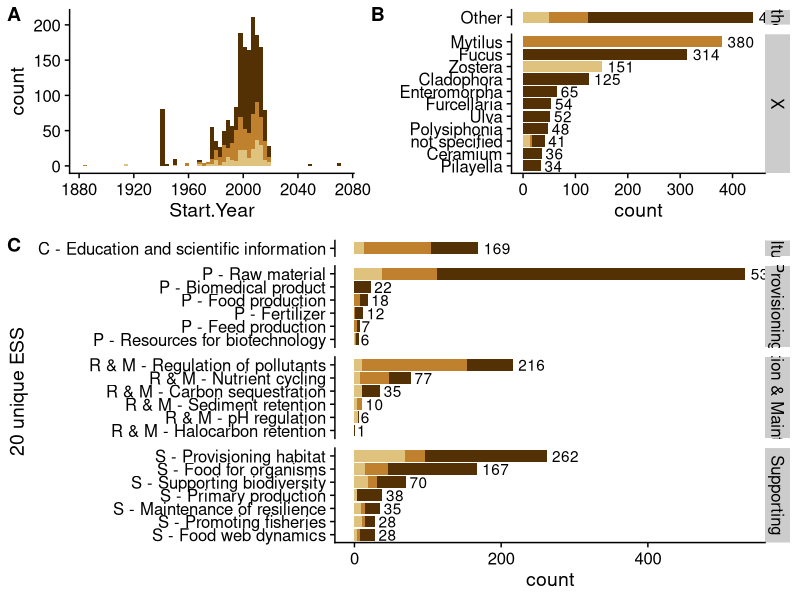
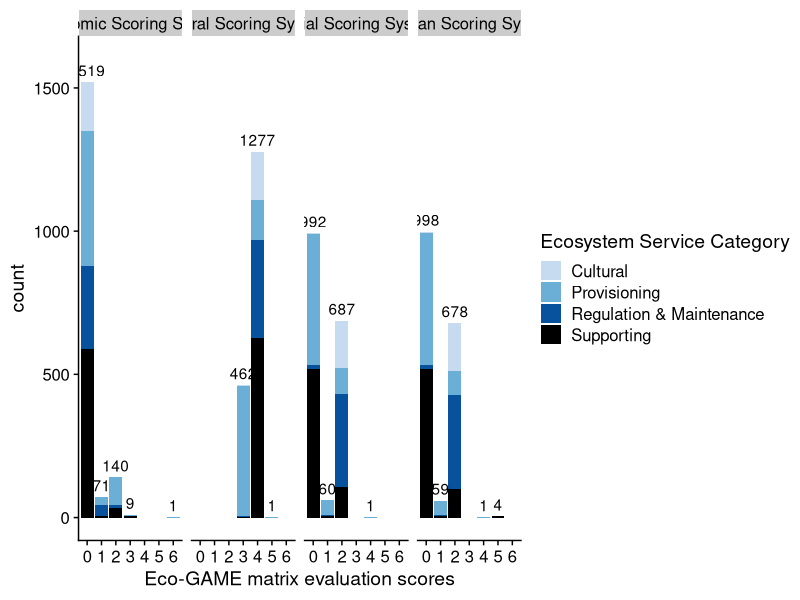
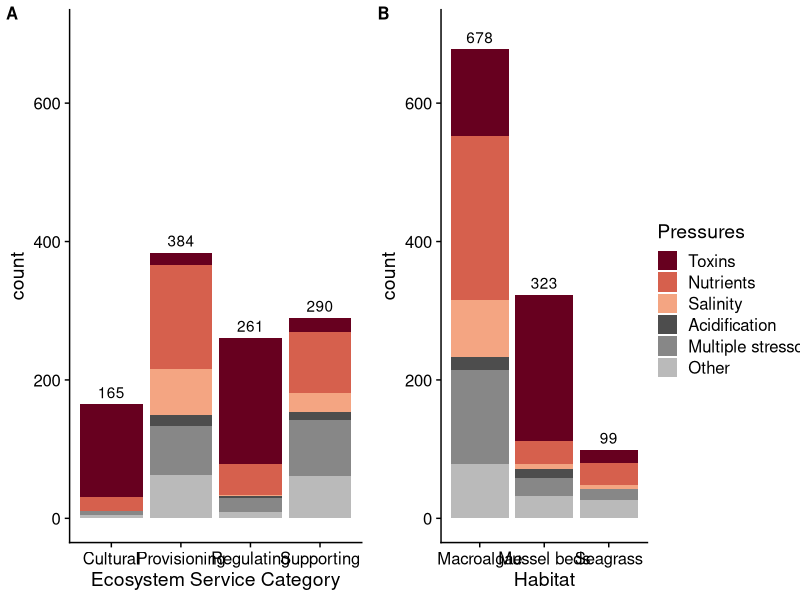
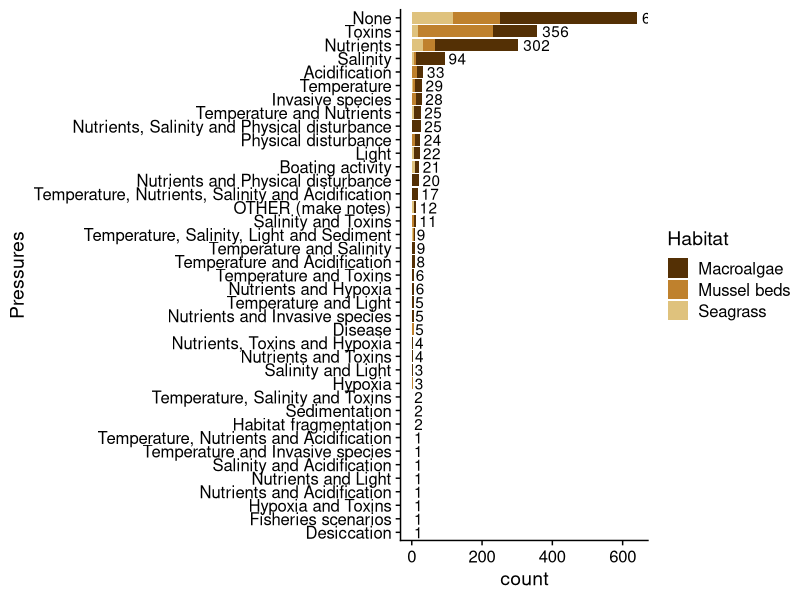
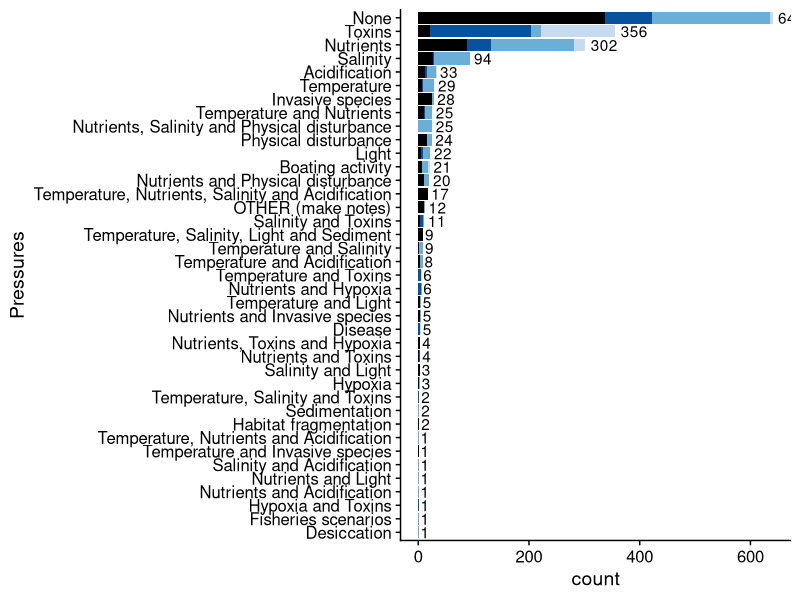

The R script that drew these images, in order:
#load packages:
library(ggplot2)
library(cowplot)
library(dplyr)
library(reshape2)
theme_set(theme_cowplot())

# read raw data table
tab <- read.csv2("MARES_analysis_and_visualization_data.csv", header = T)

# subset data, use included papers only
tab_Inc <- subset(tab, Include.Exclude.Full == "Include")
tab_Inc = droplevels(tab_Inc)



#summarize data columns with many entrys (less common entrys will be summarized in the term "Others")
temp <- row.names(as.data.frame(summary(as.factor(tab_Inc$Species..Genus.), max=12)))
tab_Inc$top.Genus <- ifelse(
  tab_Inc$Species..Genus. %in% temp,
  tab_Inc$Species..Genus.,
  "Other")

temp2b <- row.names(as.data.frame(summary(as.factor(tab_Inc$Pressures2), max=7)))
tab_Inc$top.Pressures2 <- ifelse(
  tab_Inc$Pressures2 %in% temp2b,
  tab_Inc$Pressures2,
  "Other")

temp3 <- row.names(as.data.frame(summary(as.factor(tab_Inc$Specify.Service), max=15)))
tab_Inc$top.specify.ES <- ifelse(
  tab_Inc$Specify.Service %in% temp3,
  tab_Inc$Specify.Service,
  "Other")

tab_Inc$Type.of.Ecosystem.Service = as.factor(tab_Inc$Type.of.Ecosystem.Service)
tab_Inc$short.Type.of.ES[tab_Inc$Type.of.Ecosystem.Service == "Cultural"] = paste("C",as.character(tab_Inc$Specify.Service[tab_Inc$Type.of.Ecosystem.Service == "Cultural"]),sep=" - ")
tab_Inc$short.Type.of.ES[tab_Inc$Type.of.Ecosystem.Service == "Provisioning"] = paste("P",as.character(tab_Inc$Specify.Service[tab_Inc$Type.of.Ecosystem.Service == "Provisioning"]),sep=" - ")
tab_Inc$short.Type.of.ES[tab_Inc$Type.of.Ecosystem.Service == "Regulation & Maintenance"] = paste("R & M",as.character(tab_Inc$Specify.Service[tab_Inc$Type.of.Ecosystem.Service == "Regulation & Maintenance"]),sep=" - ")
tab_Inc$short.Type.of.ES[tab_Inc$Type.of.Ecosystem.Service == "Unspecified"] = tab_Inc$Specify.Service[tab_Inc$Type.of.Ecosystem.Service == "Unspecified"]
tab_Inc$short.Type.of.ES[tab_Inc$Type.of.Ecosystem.Service == "Supporting"] = paste("S",as.character(tab_Inc$Specify.Service[tab_Inc$Type.of.Ecosystem.Service == "Supporting"]),sep=" - ")


temp4 <- row.names(as.data.frame(summary(as.factor(tab_Inc$short.Type.of.ES), max=15)))
tab_Inc$short.Type.of.ES <- as.character(tab_Inc$short.Type.of.ES)
tab_Inc$top.Type.specify.ES <- ifelse(
  tab_Inc$short.Type.of.ES %in% temp4,
  tab_Inc$short.Type.of.ES,
  "Other")

tab_Inc$top.Genus <- as.factor(tab_Inc$top.Genus)
tab_Inc$top.Pressures2 <- as.factor(tab_Inc$top.Pressures2)
tab_Inc$top.specify.ES <- as.factor(tab_Inc$top.specify.ES)
tab_Inc$top.Type.specify.ES <- as.factor(tab_Inc$top.Type.specify.ES)
tab_Inc$top.Pressures3 <- factor(tab_Inc$top.Pressures2, levels=c("None","Toxins","Nutrients", "Salinity", "Acidification", "Multiple stressors", "Other"))





# order factors
tab_Inc <- within(tab_Inc, 
                  Specify.Service <- factor(Specify.Service, 
                                            levels=names(sort(table(Specify.Service), 
                                                              increasing=TRUE))))
tab_Inc <- within(tab_Inc, 
                  Species..Genus. <- factor(Species..Genus., 
                                            levels=names(sort(table(Species..Genus.), 
                                                              increasing=TRUE))))
tab_Inc <- within(tab_Inc, 
                  Habitat <- factor(Habitat, 
                                    levels=names(sort(table(Habitat), 
                                                      decreasing=TRUE))))

tab_Inc <- within(tab_Inc, 
                  short.Type.of.ES <- factor(short.Type.of.ES, 
                                    levels=names(sort(table(short.Type.of.ES), 
                                                      increasing=TRUE))))

tab_Inc <- within(tab_Inc, 
                  Region.according.to.HELCOM <- factor(Region.according.to.HELCOM, 
                                                       levels=names(sort(table(Region.according.to.HELCOM), 
                                                                         increasing=TRUE))))

tab_Inc <- within(tab_Inc, 
                  Pressures <- factor(Pressures, 
                                      levels=names(sort(table(Pressures), 
                                                        increasing=TRUE))))


# reorganize table to plot eco-game matrix scores:
tab_GAME <- melt(tab_Inc, 
                 id.vars = c("top.specify.ES","top.Type.specify.ES","Type.of.Ecosystem.Service"), 
                 measure.vars = c("Economic.Scoring.System",
                                  "Natural.Scoring.System",
                                  "Social.Scoring.System",
                                  "Human.Scoring.System"))
GAME_names <- list(
  'Economic.Scoring.System'="Economic Scoring System",
  'Natural.Scoring.System'="Natural Scoring System",
  'Social.Scoring.System'="Social Scoring System",
  'Human.Scoring.System'="Human Scoring System"
)

GAME_labeller <- function(variable,value){
  return(GAME_names[value])
}



# summarizing ecosystem service records per region (Figure 2):
Region <- c(strsplit(as.character(tab_Inc$Region.according.to.HELCOM), split= '; ', fixed=TRUE))
Reg <- data.frame(x=unlist(Region, recursive = TRUE, use.names = TRUE))
table(Reg$x)



# plotting Figure 3 A and B
tab_Inc$Genus_sep <- "X"
tab_Inc$Genus_sep[tab_Inc$top.Genus=="Other"] <- "Other"

P0 <- ggplot(tab_Inc,aes(x=factor(top.Genus, levels=names(sort(table(top.Genus),increasing=TRUE)))))+
  geom_bar(aes(fill=Habitat)) + xlab(label = "") + 
  facet_grid(Genus_sep~., scales="free", space = "free")+
  geom_text(stat='count', aes(label=..count..), hjust=-0.2) +
  coord_flip()+
  scale_fill_manual(values = c("#543005","#bf812d","#dfc27d"))

Leg <- get_legend(P0)

P1 <- P0 + theme(legend.position='none')

P2 <- ggplot(tab_Inc,aes(x=Start.Year,fill=Habitat))+
  geom_histogram(binwidth = 3)+theme(legend.position='none')+
  scale_fill_manual(values = c("#543005","#bf812d","#dfc27d"))

PG1 <- plot_grid(P2, P1, labels = c('A', 'B'), label_size = 14, ncol=2, rel_widths=c(1, 1.2))
#

# Figure 3C:
P3 <- ggplot(tab_Inc,aes(x=short.Type.of.ES))+
  geom_bar(aes(fill=Habitat))+ 
  facet_grid(Type.of.Ecosystem.Service~.,scales = "free", space = "free")+
  coord_flip()+
  xlab("20 unique ESS")+theme(legend.position='none')+
  geom_text(stat='count', aes(label=..count..), hjust=-0.2)+
  scale_fill_manual(values = c("#543005","#bf812d","#dfc27d"),name = "Habitat")
#

#Figure 3:
plot_grid(PG1,P3, labels = c('','C'), label_size = 14, ncol=1, rel_heights = c(1,1.6))
#




# plotting Figure 4:
ggplot(tab_GAME,aes(x=as.factor(value)))+
  geom_bar(aes(fill=Type.of.Ecosystem.Service))+ 
  geom_text(stat='count', aes(label=..count..), vjust=-0.5)+
  facet_grid(.~variable, labeller = GAME_labeller)+
  ylim(0,1600)+
  xlab(label = "Eco-GAME matrix evaluation scores")+
  scale_fill_manual(values = c("#c6dbef","#6baed6","#08519c","black"),name = "Ecosystem Service Category")
#







# plotting Figure 5:
p0=ggplot(tab_Inc[tab_Inc$top.Pressures3!="None",],aes(x=Type.of.Ecosystem.Service))+
  geom_bar(aes(fill=top.Pressures3))+ 
  ylim(0,700)+
  geom_text(stat='count', aes(label=..count..), vjust=-0.5)+
  scale_fill_manual(values = c("#67001f","#d6604d","#f4a582","#4d4d4d","#878787","#bababa"),name="Pressures")+
  scale_x_discrete(labels=c("Cultural", "Provisioning", "Regulating","Supporting"),name="Ecosystem Service Category")

leg <- get_legend(p0)

p1 <- p0 + theme(legend.position='none')

p2=ggplot(tab_Inc[tab_Inc$top.Pressures3!="None",],aes(x=Habitat))+
  geom_bar(aes(fill=top.Pressures3))+ 
  ylim(0,700)+
  geom_text(stat='count', aes(label=..count..), vjust=-0.5)+
  scale_fill_manual(values = c("#67001f","#d6604d","#f4a582","#4d4d4d","#878787","#bababa"),name="Pressures")+
  scale_x_discrete(labels=c("Macroalgae", "Mussel beds", "Seagrass"), name = "Habitat")+
  theme(legend.position='none')

plot_grid(p1, p2, leg, labels = c('A', 'B'), label_size = 12, ncol=3, rel_widths=c(1.3, 1, 0.5))
#







#10,12 pdf supplement A
ggplot(tab_Inc,aes(x=Pressures))+
  geom_bar(aes(fill=Habitat))+ 
  coord_flip()+
  xlab("Pressures")+
  geom_text(stat='count', aes(label=..count..), hjust=-0.2)+
  scale_fill_manual(values = c("#543005","#bf812d","#dfc27d"),name = "Habitat")

#10,12 pdf supplement B
ggplot(tab_Inc,aes(x=Pressures))+
  geom_bar(aes(fill=Type.of.Ecosystem.Service))+ 
  coord_flip()+
  xlab("Pressures")+
  geom_text(stat='count', aes(label=..count..), hjust=-0.2)+
  scale_fill_manual(values = c("#c6dbef","#6baed6","#08519c","black"),name = "Ecosystem Service Category")+
  theme(legend.position='none')
